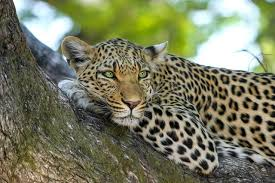
#> input picture day 5/cheta.jpeg, 275 x 183 px
$ python rectangle.py
#> lines starting #> are read from the running program, lines starting #| are printed output that depends on the picture
import cv2
import matplotlib.pyplot as plt
img = cv2.imread("cheta.jpeg")
#> img is the input picture: shape (183, 275, 3); mean B, G, R 96.9, 123.1, 120.5
print(img.shape)
#| (183, 275, 3)


rec = cv2.rectangle(img,(20,40),(100,80),(0,0,105),3)
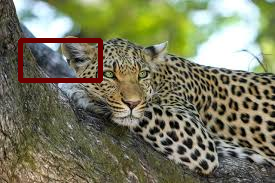
#> rec: shape (183, 275, 3); mean B, G, R 94.5, 120.4, 120.3
plt.imshow(cv2.cvtColor(rec,cv2.COLOR_BGR2RGB))
plt.show()

$ run again, with day 5/TOWER.JPEG.jpg copied over day 5/cheta.jpeg
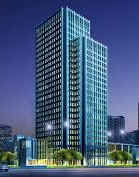
#> input picture day 5/TOWER.JPEG.jpg, 139 x 177 px
#> img is the input picture: shape (177, 139, 3); mean B, G, R 124.2, 90.3, 69.4
#| (177, 139, 3)
#> `rec = cv2.rectangle(img,(20,40),(100,80),(0,0,105),3)`:
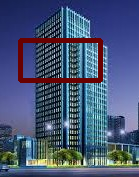
#> rec: shape (177, 139, 3); mean B, G, R 117.7, 85.6, 71.1
